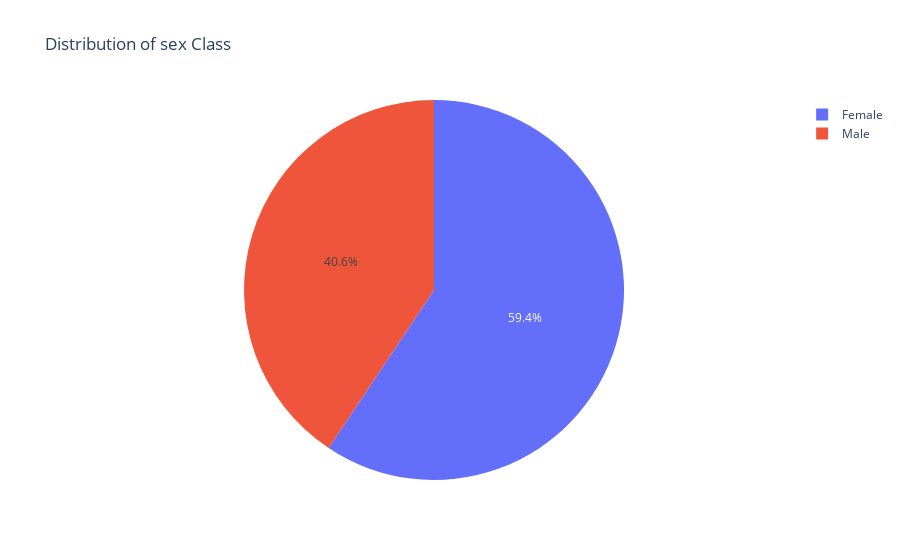

The code cell stored with this chart in its notebook:
### Code cell
sex_labels = {'M': 'Male', "F": 'Female'}
df_vis['sex_label'] = df_vis['sex'].map(sex_labels)

class_distribution = df_vis['sex_label'].value_counts()

# Create a pie chart using Plotly Express
fig = px.pie(names=class_distribution.index, values=class_distribution.values,
             title='Distribution of sex Class')

# Display the pie chart
fig.show()

### Figure 1 — Plotly figure (JSON) as saved in the notebook; plotly's stock layout.template omitted (floating-point values rounded to 4 significant figures)
{"data": [{"domain": {"x": [0, 1], "y": [0, 1]}, "hovertemplate": "label=%{label}<br>value=%{value}<extra></extra>", "labels": ["Female", "Male"], "legendgroup": "", "name": "", "showlegend": true, "type": "pie", "values": [276, 189]}], "layout": {"legend": {"tracegroupgap": 0}, "title": {"text": "Distribution of sex Class"}}}
